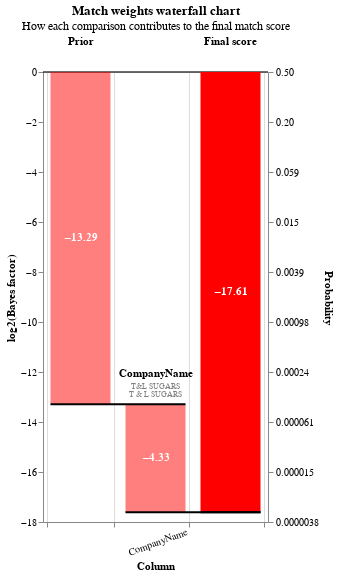

The code cell stored with this chart in its notebook:
### Code cell
resultsdf = results.as_pandas_dataframe()
bespoke = resultsdf[resultsdf['CompanyName_l']=='T&L SUGARS']
linker.waterfall_chart(bespoke.to_dict(orient='records'), filter_nulls=False)

### Figure 1 — Vega-Lite specification as saved in the notebook (floating-point values rounded to 4 significant figures)
{"$schema": "https://vega.github.io/schema/vega-lite/v5.2.0.json", "height": 450, "resolve": {"axis": {"y": "independent"}}, "width": {"step": 75}, "data": {"values": [{"column_name": "Prior", "label_for_charts": "Starting match weight (prior)", "sql_condition": null, "log2_bayes_factor": -13.29, "bayes_factor": 0.0001, "comparison_vector_value": null, "m_probability": null, "u_probability": null, "bayes_factor_description": null, "value_l": "", "value_r": "", "term_frequency_adjustment": null, "bar_sort_order": 0, "record_number": 0}, {"column_name": "CompanyName", "label_for_charts": "jaro_winkler_similarity >= 0.9", "sql_condition": "jaro_winkler_similarity(\"CompanyName_l\", \"CompanyName_r\") >= 0.9", "log2_bayes_factor": -4.326, "bayes_factor": 0.04985, "comparison_vector_value": 1, "m_probability": 0.0001558, "u_probability": 0.003125, "bayes_factor_description": "If comparison level is `jaro_winkler_similarity >= 0.9` then comparison is  20.06 times less likely to be a match", "value_l": "T&L SUGARS", "value_r": "T & L SUGARS", "term_frequency_adjustment": false, "bar_sort_order": 1, "record_number": 0}, {"column_name": "Final score", "label_for_charts": "Final score", "sql_condition": null, "log2_bayes_factor": -17.61, "bayes_factor": 4.986e-06, "comparison_vector_value": null, "m_probability": null, "u_probability": null, "bayes_factor_description": null, "value_l": "", "value_r": "", "term_frequency_adjustment": null, "bar_sort_order": 2, "record_number": 0}]}, "config": {"view": {"continuousWidth": 400, "continuousHeight": 300}}, "params": [{"name": "record_number", "value": 0, "bind": {"input": "range", "min": 0, "max": 0, "step": 1}, "description": "Filter by the interation number"}], "title": {"text": "Match weights waterfall chart", "subtitle": "How each comparison contributes to the final match score"}, "transform": [{"filter": "(datum.record_number == record_number)"}, {"window": [{"op": "sum", "field": "log2_bayes_factor", "as": "sum"}, {"op": "lead", "field": "column_name", "as": "lead"}], "frame": [null, 0]}, {"calculate": "datum.column_name === \"Final score\" ? datum.sum - datum.log2_bayes_factor : datum.sum", "as": "sum"}, {"calculate": "datum.lead === null ? datum.column_name : datum.lead", "as": "lead"}, {"calculate": "datum.column_name === \"Final score\" || datum.column_name === \"Prior match weight\" ? 0 : datum.sum - datum.log2_bayes_factor", "as": "previous_sum"}, {"calculate": "datum.sum > datum.previous_sum ? datum.column_name : \"\"", "as": "top_label"}, {"calculate": "datum.sum < datum.previous_sum ? datum.column_name : \"\"", "as": "bottom_label"}, {"calculate": "datum.sum > datum.previous_sum ? datum.sum : datum.previous_sum", "as": "sum_top"}, {"calculate": "datum.sum < datum.previous_sum ? datum.sum : datum.previous_sum", "as": "sum_bottom"}, {"calculate": "(datum.sum + datum.previous_sum) / 2", "as": "center"}, {"calculate": "(datum.log2_bayes_factor > 0 ? \"+\" : \"\") + datum.log2_bayes_factor", "as": "text_log2_bayes_factor"}, {"calculate": "datum.sum < datum.previous_sum ? 4 : -4", "as": "dy"}, {"calculate": "datum.sum < datum.previous_sum ? \"top\" : \"bottom\"", "as": "baseline"}, {"calculate": "1. / (1 + pow(2, -1.*datum.sum))", "as": "prob"}, {"calculate": "0*datum.sum", "as": "zero"}], "layer": [{"layer": [{"mark": "rule", "encoding": {"y": {"field": "zero", "type": "quantitative"}, "size": {"value": 0.5}, "color": {"value": "black"}}}, {"mark": {"type": "bar", "width": 60}, "encoding": {"color": {"condition": {"value": "red", "test": "(datum.log2_bayes_factor < 0)"}, "value": "green"}, "opacity": {"condition": {"value": 1, "test": "datum.column_name == 'Prior match weight' || datum.column_name == 'Final score'"}, "value": 0.5}, "tooltip": [{"type": "nominal", "field": "column_name", "title": "Comparison column"}, {"type": "nominal", "field": "value_l", "title": "Value (L)"}, {"type": "nominal", "field": "value_r", "title": "Value (R)"}, {"type": "ordinal", "field": "label_for_charts", "title": "Label"}, {"type": "nominal", "field": "sql_condition", "title": "SQL condition"}, {"type": "nominal", "field": "comparison_vector_value", "title": "Comparison vector value"}, {"type": "quantitative", "field": "bayes_factor", "title": "Bayes factor = m/u", "format": ",.4f"}, {"type": "quantitative", "field": "log2_bayes_factor", "title": "Match weight = log2(m/u)", "format": ",.4f"}, {"type": "quantitative", "field": "prob", "format": ".4f", "title": "Adjusted match score"}, {"type": "nominal", "field": "bayes_factor_description", "title": "Match weight description"}], "x": {"type": "nominal", "axis": {"labelExpr": "datum.value == 'Prior' || datum.value == 'Final score' ? '' : datum.value", "labelAngle": -20, "labelAlign": "center", "labelPadding": 10, "title": "Column", "grid": true, "tickBand": "extent"}, "field": "column_name", "sort": {"field": "bar_sort_order", "order": "ascending"}}, "y": {"type": "quantitative", "axis": {"grid": false, "orient": "left", "title": "log2(Bayes factor)"}, "field": "previous_sum"}, "y2": {"field": "sum"}}}, {"mark": {"type": "text", "fontWeight": "bold"}, "encoding": {"color": {"value": "white"}, "text": {"condition": {"type": "nominal", "field": "log2_bayes_factor", "format": ".2f", "test": "abs(datum.log2_bayes_factor) > 1"}, "value": ""}, "x": {"type": "nominal", "axis": {"labelAngle": 0, "title": "Column"}, "field": "column_name", "sort": {"field": "bar_sort_order", "order": "ascending"}}, "y": {"type": "quantitative", "axis": {"orient": "left"}, "field": "center"}}}, {"mark": {"type": "text", "baseline": "bottom", "dy": -25, "fontWeight": "bold"}, "encoding": {"color": {"value": "black"}, "text": {"type": "nominal", "field": "column_name"}, "x": {"type": "nominal", "axis": {"labelAngle": 0, "title": "Column"}, "field": "column_name", "sort": {"field": "bar_sort_order", "order": "ascending"}}, "y": {"type": "quantitative", "field": "sum_top"}}}, {"mark": {"type": "text", "baseline": "bottom", "fontSize": 8, "dy": -13}, "encoding": {"color": {"value": "grey"}, "text": {"type": "nominal", "field": "value_l"}, "x": {"type": "nominal", "axis": {"labelAngle": 0, "title": "Column"}, "field": "column_name", "sort": {"field": "bar_sort_order", "order": "ascending"}}, "y": {"type": "quantitative", "field": "sum_top"}}}, {"mark": {"type": "text", "baseline": "bottom", "fontSize": 8, "dy": -5}, "encoding": {"color": {"value": "grey"}, "text": {"type": "nominal", "field": "value_r"}, "x": {"type": "nominal", "axis": {"labelAngle": 0, "title": "Column"}, "field": "column_name", "sort": {"field": "bar_sort_order", "order": "ascending"}}, "y": {"type": "quantitative", "field": "sum_top"}}}]}, {"mark": {"type": "rule", "color": "black", "strokeWidth": 2, "x2Offset": 30, "xOffset": -30}, "encoding": {"x": {"type": "nominal", "axis": {"labelAngle": 0, "title": "Column"}, "field": "column_name", "sort": {"field": "bar_sort_order", "order": "ascending"}}, "x2": {"field": "lead"}, "y": {"type": "quantitative", "axis": {"labelExpr": "format(1 / (1 + pow(2, -1*datum.value)), '.2r')", "orient": "right", "title": "Probability"}, "field": "sum", "scale": {"zero": false}}}}]}
